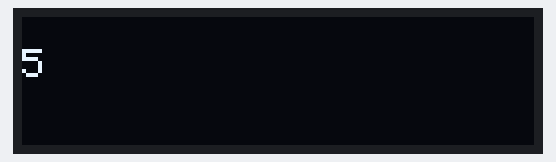
Bench run of a sketch on a simulated ESP32. Parts: 128×32 one-colour display. What the sketch prints to the serial monitor is not drawn. At 15.2 s the program puts the board to deep sleep or switches it off; the recording ends there.

Above: at 4.2 s.
At 7.2 s:
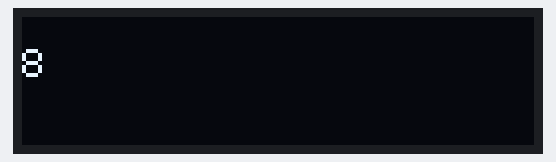
At 9.2 s:
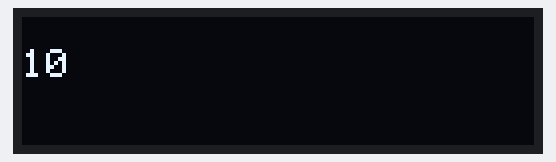
At 10.2 s:
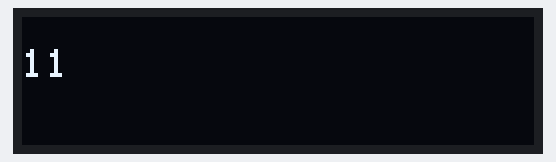
At 11.2 s:
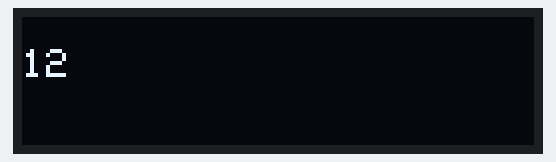
At 14.3 s:
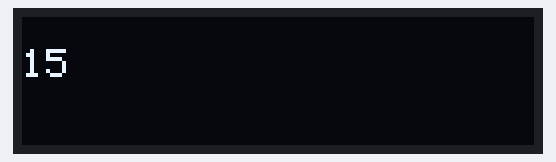

Measured:
- what the display in image 0 shows lasts 1.0 s, from 4.1 s to 5.1 s

The sketch:

Timer_Wake_Up_NodeMCU__28_September_2021_.ino
```cpp
#include <Wire.h>
#include <Adafruit_GFX.h>
#include <Adafruit_SSD1306.h>

#define SCREEN_WIDTH 128 // OLED display width, in pixels
#define SCREEN_HEIGHT 32 // OLED display height, in pixels

// Declaration for an SSD1306 display connected to I2C (SDA, SCL pins)
Adafruit_SSD1306 display(SCREEN_WIDTH, SCREEN_HEIGHT, &Wire, -1);


void setup() {
  Serial.begin(9600);
  Serial.setTimeout(2000);

 // Wait for serial to initialize.
  while(!Serial) { }

  if(!display.begin(SSD1306_SWITCHCAPVCC, 0x3C)) { // Address 0x3D for 128x64
    Serial.println(F("SSD1306 allocation failed"));
    for(;;);
  }

 display.clearDisplay();
 display.setTextColor(WHITE);
 display.setCursor(0, 16);
 display.println("Awoke!Sleep in:");
 display.display();
 Serial.println("Awoke!Sleep in:");

  for (int i = 1; i <= 15; i++) {
    display.setCursor(0, 8);
    display.clearDisplay();
    display.printf("%d",i);
     display.display();
    delay(1000);
  }


  // Deep sleep mode for 30 seconds, the ESP8266 wakes up by itself when GPIO 16 (D0 in NodeMCU board) is connected to the RESET pin
  Serial.println("I'm awake, but I'm going into deep sleep mode for 5 seconds");
  display.setCursor(0, 12);
  display.clearDisplay();
  display.print("Sleep for 5 seconds");
  display.display();
  ESP.deepSleep(5e6);

  // Deep sleep mode until RESET pin is connected to a LOW signal (for example pushbutton or magnetic reed switch)
  //Serial.println("I'm awake, but I'm going into deep sleep mode until RESET pin is connected to a LOW signal");
  //ESP.deepSleep(0);
}

void loop() {
}
```
